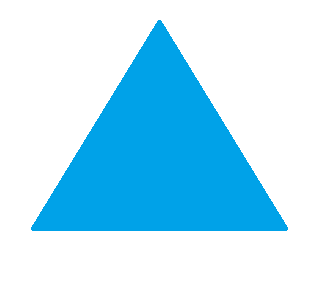
#> input picture experiments/_assets/contour.png, 317 x 285 px
$ python 10_contour_area_and_perimeter.py
#> lines starting #> are read from the running program, lines starting #| are printed output that depends on the picture; after the words box and inside, x2 and y2 are one past the last pixel; in counts of white or black regions, pixels touching at a corner belong together
import cv2
import os
import numpy as np

def main():
    """
    This script demonstrates how to calculate basic geometric properties of contours,
    specifically the area using cv2.contourArea() and the perimeter (arc length)
    using cv2.arcLength().
    """
    # --- 1. Setup and Pre-processing ---
    assets_path = os.path.join("..", "_assets")
    img_path = os.path.join(assets_path, "contour.png")
    image = cv2.imread(img_path)
#> image is the input picture: shape (285, 317, 3); mean B, G, R 247.9, 226.4, 176.5

    if image is None:
        print(f"Error: Could not load image from {img_path}")
        return

    gray = cv2.cvtColor(image, cv2.COLOR_BGR2GRAY)
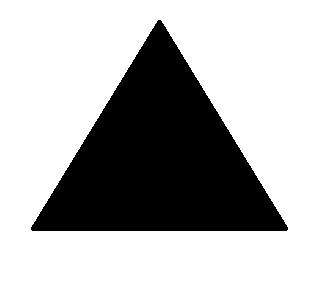
#> gray: shape (285, 317); values 122 (black) and 255 (white), 69.2% white; 1 black region, box (x1, y1, x2, y2) and area: (31, 20, 288, 231) 27811
    _, binary_image = cv2.threshold(gray, 127, 255, cv2.THRESH_BINARY)
#> binary_image: shape (285, 317); 69.2% white; 1 black region

    # --- 2. Find Contours ---
    contours, _ = cv2.findContours(binary_image, cv2.RETR_TREE, cv2.CHAIN_APPROX_SIMPLE)
#> contours = 2 contours; box (x1, y1, x2, y2) and area: (0, 0, 317, 285) 89744, (30, 19, 289, 232) 28150
    print(f"Found {len(contours)} contours to analyze.")
#| Found 2 contours to analyze.

    # --- 3. Analyze and Visualize Each Contour ---
    # Loop over each contour found in the image.
    for i, c in enumerate(contours):
        # Calculate the area of the contour using cv2.contourArea().
        area = cv2.contourArea(c)

        # The moment 'm00' also gives the area. This can be used for verification.
        M = cv2.moments(c)

        # To avoid division by zero, only process contours with a non-zero area.
        if M["m00"] > 0:
            # Calculate the perimeter (or arc length) of the contour.
            # The second argument (True) specifies that the shape is a closed contour.
            perimeter = cv2.arcLength(c, closed=True)

            # Find the centroid to place the text label
            cX = int(M["m10"] / M["m00"])
            cY = int(M["m01"] / M["m00"])

            # --- 4. Visualize the Results on the Image ---
            # Draw the contour itself in green
            cv2.drawContours(image, [c], -1, (0, 255, 0), 2)
            # Create a text label with the calculated properties
            text = f"Area: {int(area)}, Peri: {int(perimeter)}"
            # Put the text label on the image near the centroid of the contour
            cv2.putText(image, text, (cX - 60, cY + 10), cv2.FONT_HERSHEY_SIMPLEX, 0.5, (255, 255, 255), 1)

            print(f"--- Contour {i+1} ---")
            print(f"  - Area: {area:.2f}")
            print(f"  - Perimeter: {perimeter:.2f}")
#> this loop made 2 passes
#> (c, area, perimeter, cX, cY) on pass 1: ([[0, 0], [0, 284], [316, 284], [316, 0]], 89744, 1200, 158, 142)
#> (area, perimeter, cX, cY, text) on pass 2: (28150, 787.7, 159, 159, 'Area: 28150, Peri: 787')
#| --- Contour 1 ---
#|   - Area: 89744.00
#|   - Perimeter: 1200.00
#| --- Contour 2 ---
#|   - Area: 28150.00
#|   - Perimeter: 787.70
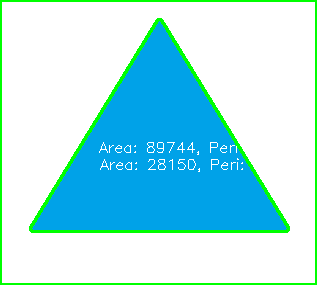
#> image: shape (285, 317, 3); 6.13% of pixels changed, all inside (x1, y1, x2, y2) = (0, 0, 317, 285)

    # --- 5. Display the final image with all annotations ---
    cv2.imshow("Contour Properties (Area and Perimeter)", image)
    print("\nPress any key to quit.")
    cv2.waitKey(0)
    cv2.destroyAllWindows()

if __name__ == "__main__":
    main()
